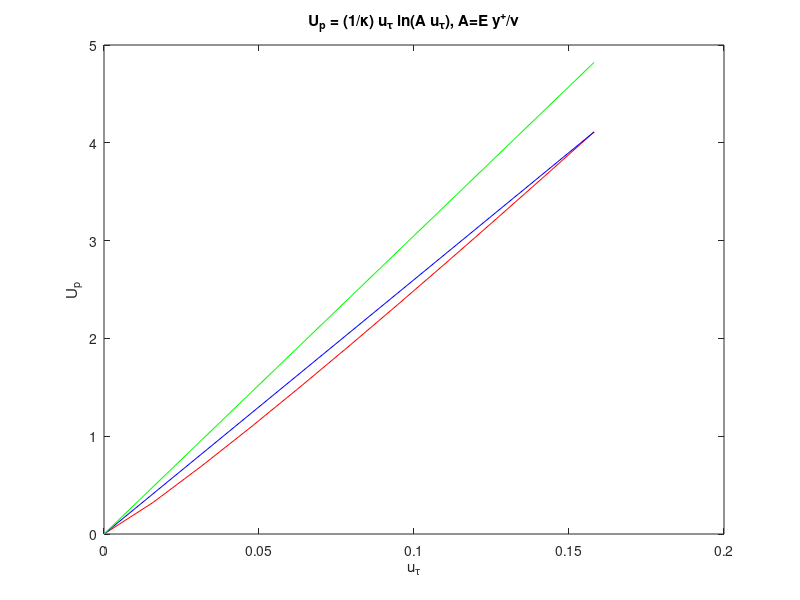

This chart was generated by the following MATLAB code: (Note: this script raises an error after producing the figure.)
% lawOfTheWall.m 
% 
%  Plot quantities related to the law of the wall
%
%
clear;
clf;
myFontSize=18; 
set(gca,'FontSize',myFontSize);

kappa=.41;

E=9.;

% ------------------- Plot the turbulent boundary layer

if 0 == 1 

xa=1; xb=1000.;

n=201;
dx=(xb-xa)/(n-1);
x=(xa:dx:xb);

xav=1.; xbv=20; 
nv=101;
dxv=(xbv-xav)/(nv-1);
xv = (xav:dxv:xbv);

%xm =10; % matching point: y+=xm :    cv*xm = (1/kappa)*log(E*xm)
%cv = (1/kappa)*log(E*xm)/xm;
cv=1.; 
yv = cv*xv;  % viscous sub-layer


ylog = (1/kappa)*log(E*x);



plot(xv,yv,'r-',x,ylog,'b-');
legend('u^+=y^+','u^+ = (1/\kappa) ln(E y^+)');
ylabel('u+');
xlabel('y+');
title('Turbulent Boundary Layer');
set(gca,'XScale','log');

% set(gca,'XLim',[0 .5]);

pause
% print('-depsc2','turbulentBoundaryLayer.eps');

end;

% --------------------  plot without a log scale ----------------
if 0 == 1 

xa=1; xb=100.;

n=201;
dx=(xb-xa)/(n-1);
x=(xa:dx:xb);

xav=1.; xbv=20; 
nv=101;
dxv=(xbv-xav)/(nv-1);
xv = (xav:dxv:xbv);

%xm =10; % matching point: y+=xm :    cv*xm = (1/kappa)*log(E*xm)
%cv = (1/kappa)*log(E*xm)/xm;
cv=1.; 
yv = cv*xv;  % viscous sub-layer


ylog = (1/kappa)*log(E*x);

plot(xv,yv,'r-',x,ylog,'b-');
legend('u^+=y^+','u^+ = (1/\kappa) ln(E y^+)');
ylabel('u+');
xlabel('y+');
title('Turbulent Boundary Layer');
% set(gca,'XScale','log');

% set(gca,'XLim',[0 .5]);

pause
% print('-depsc2','turbulentBoundaryLayerNoLog.eps');

end;



% ----------------------------------------------------------------
% Plot the wall of the law function for uTau = z 

% yp = M 
M=30;             % y+ = 30 
Re=10e5;          % Reynold's number 
A= E*M*sqrt(Re);  % A = E*yp/nu 

uTauScale = 5./Re^.25;

za=1./A; zb=uTauScale; nz=11; dz=(zb-za)/(nz-1);
z=(za:dz:zb);
g = zeros(nz,1);
g2 = zeros(nz,1);
for i=1:nz
 g(i) = (1./kappa)*z(i)*log(A*z(i));
 g2(i) = (1./kappa)*z(i)*log(A);
end;

% fit a curve to the function g 
zf =zeros(2,1);
gf = zeros(2,1);

zf(1)=za; zf(2)=zb;
gf(1)=g(1); gf(2)=g(nz);


plot(z,g,'r-', zf,gf,'b-',z,g2,'g-');
ylabel('U_p');
xlabel('u_\tau');
title('U_p = (1/\kappa) u_\tau ln(A u_\tau), A=E y^+/\nu');
legend('U_p','linear-fit','u_\tau ln(A)/\kappa',2);
set(gca,'XLim',[za zb]);

% print('-depsc2','lawOfTheWallFunction.eps');
